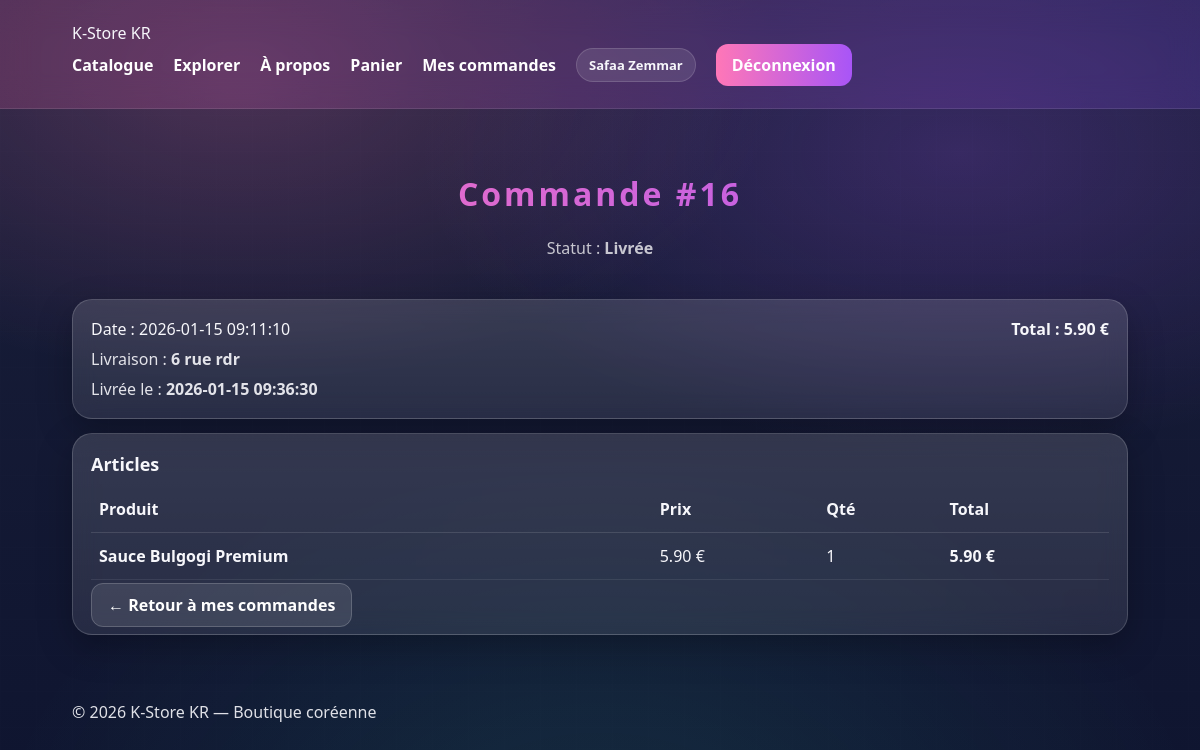
The app's page /public/order.php?id=16 (signed in) with its own data.
### tables this page shows
CREATE TABLE `orders` (
  `id` int(11) NOT NULL,
  `user_id` int(11) DEFAULT NULL,
  `customer_firstname` varchar(100) DEFAULT NULL,
  `customer_lastname` varchar(100) DEFAULT NULL,
  `customer_name` varchar(120) NOT NULL,
  `customer_email` varchar(190) NOT NULL,
  `customer_phone` varchar(30) DEFAULT NULL,
  `customer_address` varchar(255) NOT NULL,
  `customer_postal` varchar(20) DEFAULT NULL,
  `customer_postal_code` varchar(20) DEFAULT NULL,
  `status` varchar(50) NOT NULL DEFAULT 'paid',
  `total` decimal(10,2) NOT NULL DEFAULT 0.00,
  `created_at` datetime NOT NULL DEFAULT current_timestamp(),
  `delivered_at` datetime DEFAULT NULL,
  `is_archived` tinyint(1) NOT NULL DEFAULT 0
);

CREATE TABLE `order_items` (
  `id` int(11) NOT NULL,
  `order_id` int(11) NOT NULL,
  `item_id` int(11) NOT NULL,
  `quantity` int(11) NOT NULL,
  `unit_price` decimal(10,2) NOT NULL,
  `line_total` decimal(10,2) NOT NULL
);

CREATE TABLE `items` (
  `id` int(11) NOT NULL,
  `category_id` int(11) DEFAULT NULL,
  `name` varchar(160) NOT NULL,
  `description` text NOT NULL,
  `price` decimal(10,2) NOT NULL,
  `stock` int(11) NOT NULL DEFAULT 0,
  `restock_at` date DEFAULT NULL,
  `image` varchar(255) DEFAULT NULL,
  `is_active` tinyint(1) NOT NULL DEFAULT 1,
  `published_at` timestamp NOT NULL DEFAULT current_timestamp()
);

### public/order.php (the view, shortened to what this page needs)
<?php
require_once __DIR__ . '/../config/db.php';
require_once __DIR__ . '/../includes/header.php';
$userId  = (int)($_SESSION['user']['id'] ?? 0);
$orderId = (int)($_GET['id'] ?? 0);
$stmt = $pdo->prepare("
  SELECT id, user_id, status, total, created_at, delivered_at, customer_address
  FROM orders
  WHERE id = ? AND user_id = ?
  LIMIT 1
");
$stmt->execute([$orderId, $userId]);
$order = $stmt->fetch(PDO::FETCH_ASSOC);
$stmt = $pdo->prepare("
  SELECT oi.quantity, oi.unit_price, oi.line_total, i.name
  FROM order_items oi
  JOIN items i ON i.id = oi.item_id
  WHERE oi.order_id = ?
  ORDER BY oi.id DESC
");
$stmt->execute([$orderId]);
$lines = $stmt->fetchAll(PDO::FETCH_ASSOC);
function statusLabel($s){
  $s = strtolower(trim((string)$s));
  return match($s){
    'pending'   => 'En attente',
    'paid'      => 'Payée',
    'shipped'   => 'Expédiée',
    'delivered' => 'Livrée',
    'cancelled' => 'Annulée',
    default     => ($s === '' ? 'Payée' : $s)
  };
}
?>
<header class="container hero">
  <h1>Commande #<?= (int)$order['id'] ?></h1>
  <p>Statut : <strong><?= htmlspecialchars(statusLabel((string)$order['status'])) ?></strong></p>
</header>
<main class="container">
  <div class="panel">
    <div style="display:flex;justify-content:space-between;gap:12px;flex-wrap:wrap;">
      <span>Date : <?= htmlspecialchars($order['created_at']) ?></span>
      <strong>Total : <?= number_format((float)$order['total'], 2) ?> €</strong>
    </div>
    <?php if (!empty($order['customer_address'])): ?>
      <div style="margin-top:8px;opacity:.9;">
        Livraison : <strong><?= htmlspecialchars($order['customer_address']) ?></strong>
      </div>
    <?php endif; ?>
    <?php if (strtolower((string)$order['status']) === 'delivered' && !empty($order['delivered_at'])): ?>
      <div style="margin-top:8px;opacity:.9;">
        Livrée le : <strong><?= htmlspecialchars($order['delivered_at']) ?></strong>
      </div>
    <?php endif; ?>
  </div>
  <div class="panel" style="margin-top:14px;">
    <h2>Articles</h2>
    <div style="overflow:auto;">
      <table style="width:100%;border-collapse:collapse;min-width:640px;">
        <thead>
          <tr style="text-align:left;border-bottom:1px solid rgba(255,255,255,.12);">
            <th style="padding:12px 8px;">Produit</th>
            <th style="padding:12px 8px;">Prix</th>
            <th style="padding:12px 8px;">Qté</th>
            <th style="padding:12px 8px;">Total</th>
          </tr>
        </thead>
        <tbody>
          <?php foreach ($lines as $l): ?>
            <tr style="border-bottom:1px solid rgba(255,255,255,.08);">
              <td style="padding:12px 8px;"><strong><?= htmlspecialchars($l['name']) ?></strong></td>
              <td style="padding:12px 8px;"><?= number_format((float)$l['unit_price'], 2) ?> €</td>
              <td style="padding:12px 8px;"><?= (int)$l['quantity'] ?></td>
              <td style="padding:12px 8px;"><strong><?= number_format((float)$l['line_total'], 2) ?> €</strong></td>
            </tr>
          <?php endforeach; ?>
        </tbody>
      </table>
    </div>
    <div style="margin-top:14px;">
      <a class="btn ghost" href="/-e-commerce-dynamique/public/orders.php" style="text-decoration:none;">← Retour à mes commandes</a>
    </div>
  </div>
</main>
<?php require_once __DIR__ . '/../includes/footer.php'; ?>

### assets/css/style.css (style rules this page uses)
:root { --bg1:#1a1f3a; --bg2:#0f1530; --card:rgba(255,255,255,.14); --card2:rgba(255,255,255,.10); --pink:#ff77b7; --violet:#a855f7; --teal:#45ffd1; --text:#f7f7fb; --muted:rgba(255,255,255,.75); }
* { box-sizing:border-box }
body { margin:0;font-family:"Segoe UI",Arial,sans-serif;color:var(--text); background: radial-gradient(900px 500px at 20% 10%, rgba(255,119,183,.22), transparent 60%), radial-gradient(900px 500px at 80% 20%, rgba(168,85,247,.22), transparent 60%), radial-gradient(1100px 700px at 50% 110%, rgba(69,255,209,.10), transparent 55%), linear-gradient(180deg,var(--bg1),var(--bg2)); }
body::before { content:"";position:fixed;inset:0;pointer-events:none; background: repeating-linear-gradient(90deg, rgba(255,255,255,.05) 0 1px, transparent 1px 36px), repeating-linear-gradient(0deg, rgba(255,255,255,.04) 0 1px, transparent 1px 36px); opacity:.25;mix-blend-mode:overlay; }
.container { max-width:1100px;margin:auto;padding:22px }
.hero { text-align:center;padding:42px 20px 18px }
.hero h1 { letter-spacing:3px; background:linear-gradient(90deg,var(--pink),var(--violet)); background-clip:text;-webkit-background-clip:text;-webkit-text-fill-color:transparent; }
.hero p { margin:0;color:var(--muted) }
.btn { background:linear-gradient(90deg,var(--pink),var(--violet)); border:none;padding:10px 16px;border-radius:12px; color:#160a14;font-weight:700;cursor:pointer; }
.btn.ghost { background:rgba(255,255,255,.10); color:#fff;border:1px solid rgba(255,255,255,.18); text-decoration:none; }
.panel { background:linear-gradient(180deg, rgba(255,255,255,.14), rgba(255,255,255,.09)); border:1px solid rgba(255,255,255,.16); border-radius:20px;padding:18px; box-shadow:0 12px 35px rgba(0,0,0,.25); backdrop-filter:blur(12px); }
.panel h2 { margin:0 0 10px;font-size:18px }

### records on screen
orders: id "16", status "Livrée", created_at "2026-01-15 09:11:10", total "5.90", customer_address "6 rue rdr", delivered_at "2026-01-15 09:36:30"
order_items: item.name "Sauce Bulgogi Premium", unit_price "5.90", quantity "1", line_total "5.90"

### other values on screen
$fullname "Safaa Zemmar"
